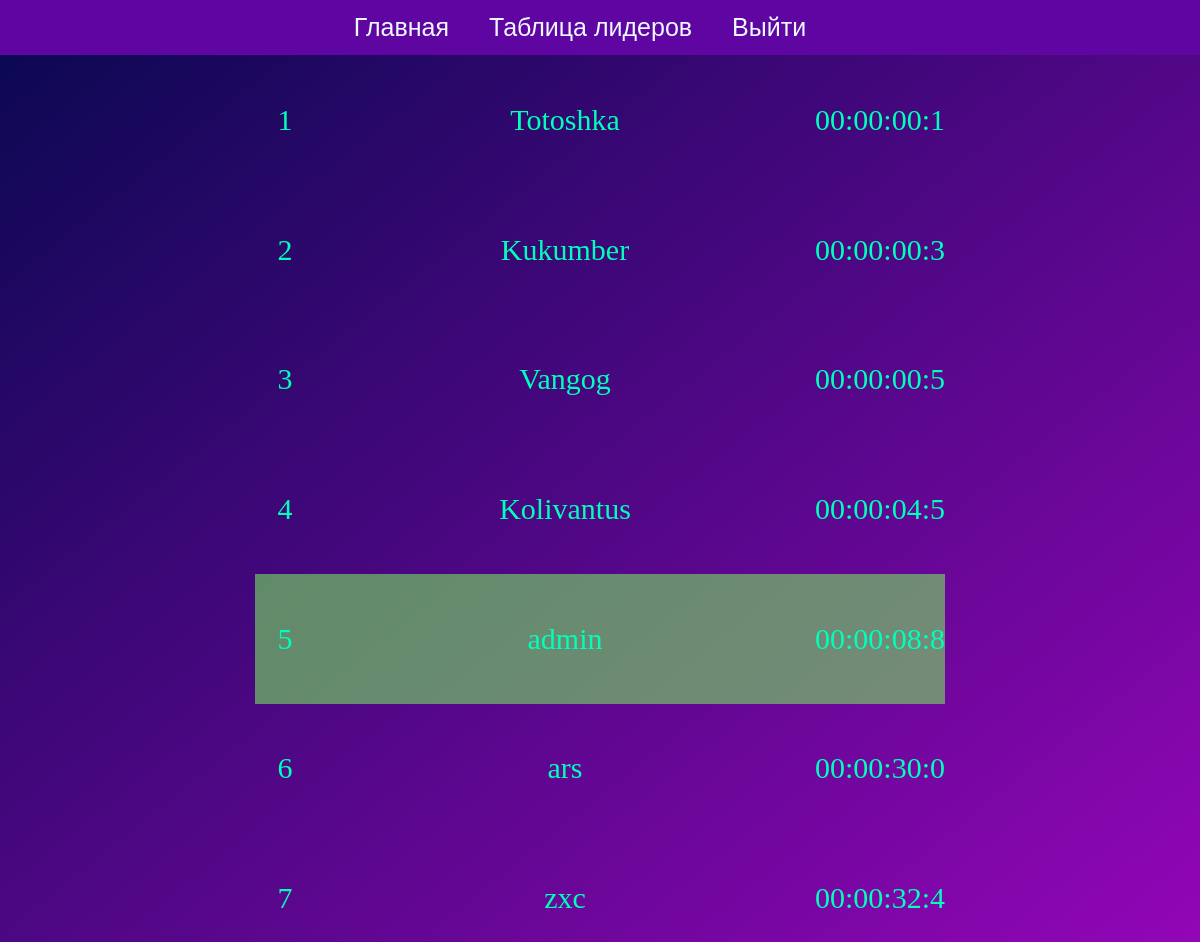
/leaders/ (signed in), run on the app's committed database.
### users/models.py (models this page shows)
class User(AbstractUser):
    milliseconds = models.PositiveIntegerField(blank=True, null=True)
    def get_time(self):
        milliseconds = self.milliseconds
        seconds = int(milliseconds / 10)
        minutes = int(seconds / 60)
        hours = int(minutes / 60)
        minutes %= 60
        seconds %= 60
        milliseconds %= 10
        return f"{hours:02}:{minutes:02}:{seconds:02}:{milliseconds}"

### cube/views.py (the view)
# urls.py: path('leaders/', leaders, name='leaders'),
def leaders(request):
    users = User.objects.filter(milliseconds__isnull=False).order_by('milliseconds')
    positions, usernames, times = [], [], []
    position = 0
    for i, user in enumerate(users[:10], start=1):
        positions.append(i)
        usernames.append(user.username)
        times.append(user.get_time())
        if request.user == user:
            position = i
    user = request.user
    if not user.is_anonymous and user.milliseconds:
        if position == 0 or position > 10:
            positions.pop()
            usernames.pop()
            times.pop()
            position = users.filter(milliseconds__lte=user.milliseconds).count()  # получить место текущего пользователя
            positions.append(position)
            usernames.append(user.username)
            times.append(user.get_time())
    context = {
        'leaders': zip(positions, usernames, times),
        'user_position': position,
    }
    return render(request, 'cube/leaders.html', context)

### cube/templates/cube/leaders.html (shortened to what this page needs)
{% load static %}
<!DOCTYPE html>
<html lang="ru">
<head>
    <link rel="stylesheet" type="text/css" href="{% static 'css/style.css' %}">
    <link rel="stylesheet" type="text/css" href="{% static 'css/lead_style.css' %}">
</head>
<body>
    {% include 'cube/menu.html' %}
    <table>
        {% for position, username, time in leaders %}
            {% if forloop.counter == 10 and user_position > 9 or forloop.counter == user_position %}
                <tr class="leader" style="background-color: rgba(120,234,94,0.58)">
                    <td class="pos">{{ user_position }}</td>
                    <td class="nick">{{ user.username }}</td>
                    <td class="time">{{ time }}</td>
                </tr>
            {% else %}
                <tr class="leader">
                    <td class="pos">{{ position }}</td>
                    <td class="nick">{{ username }}</td>
                    <td class="time">{{ time }}</td>
                </tr>
            {%  endif %}
        {% endfor %}
    </table>
</body>
</html>

### cube/static/css/style.css (style rules this page uses)
* { margin: 0; padding: 0; }
body { background: #04021E; }

### cube/static/css/lead_style.css (style rules this page uses)
body { background: linear-gradient(to bottom right, #080850, rgb(148, 6, 184)); }
table { margin: 0 auto; text-align: center; color: rgb(0, 255, 187); font-size: 30px; padding: 16px; border-collapse: collapse; border-radius: 50px; height: 908px; }
.leader { height: 10%; }
td { width: 70px; }
.pos { width: 60px; }
.nick { width: 500px; }

### data on the page
User: leaders "Totoshka"
User: leaders "Kukumber"
User: leaders "Vangog"
User: leaders "Kolivantus"
User: username "admin"
User: leaders "ars"
User: leaders "zxc"

### other printed values
{{ position }} "1" "2" "3" "4" "6" "7"
{{ time }} "00:00:00:1" "00:00:00:3" "00:00:00:5" "00:00:04:5" "00:00:30:0" "00:00:32:4"
{{ user_position }} "5"
{{ time }} "00:00:08:8"
